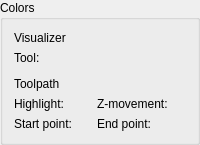
          <widget class="GroupBox" name="grpColors">
           <property name="title">
            <string>Colors</string>
           </property>
           <layout class="QVBoxLayout" name="verticalLayout_7">
            <item>
             <layout class="QGridLayout" name="gridLayout_6" columnstretch="0,0,0,0">
              <item row="5" column="2">
               <widget class="QLabel" name="label_20">
                <property name="text">
                 <string>Z-movement:</string>
                </property>
               </widget>
              </item>
              <item row="5" column="3">
               <widget class="ColorPicker" name="clpToolpathZMovement" native="true"/>
              </item>
              <item row="4" column="0">
               <widget class="QLabel" name="label_21">
                <property name="text">
                 <string>Toolpath</string>
                </property>
                <property name="wordWrap">
                 <bool>true</bool>
                </property>
               </widget>
              </item>
              <item row="6" column="1">
               <widget class="ColorPicker" name="clpToolpathStart" native="true"/>
              </item>
              <item row="5" column="1">
               <widget class="ColorPicker" name="clpToolpathHighlight" native="true"/>
              </item>
              <item row="5" column="0">
               <widget class="QLabel" name="label_25">
                <property name="text">
                 <string>Highlight:</string>
                </property>
               </widget>
              </item>
              <item row="6" column="2">
               <widget class="QLabel" name="label_27">
                <property name="text">
                 <string>End point:</string>
                </property>
               </widget>
              </item>
              <item row="6" column="3">
               <widget class="ColorPicker" name="clpToolpathEnd" native="true"/>
              </item>
              <item row="6" column="0">
               <widget class="QLabel" name="label_26">
                <property name="text">
                 <string>Start point:</string>
                </property>
               </widget>
              </item>
              <item row="1" column="0">
               <widget class="QLabel" name="label_22">
                <property name="text">
                 <string>Visualizer</string>
                </property>
               </widget>
              </item>
              <item row="2" column="0">
               <widget class="QLabel" name="label_19">
                <property name="text">
                 <string>Tool:</string>
                </property>
               </widget>
              </item>
              <item row="3" column="0">
               <spacer name="verticalSpacer">
                <property name="orientation">
                 <enum>Qt::Vertical</enum>
                </property>
                <property name="sizeType">
                 <enum>QSizePolicy::Fixed</enum>
                </property>
                <property name="sizeHint" stdset="0">
                 <size>
                  <width>20</width>
                  <height>6</height>
                 </size>
                </property>
               </spacer>
              </item>
              <item row="2" column="1">
               <widget class="ColorPicker" name="clpTool" native="true"/>
              </item>
             </layout>
            </item>
           </layout>
          </widget>
